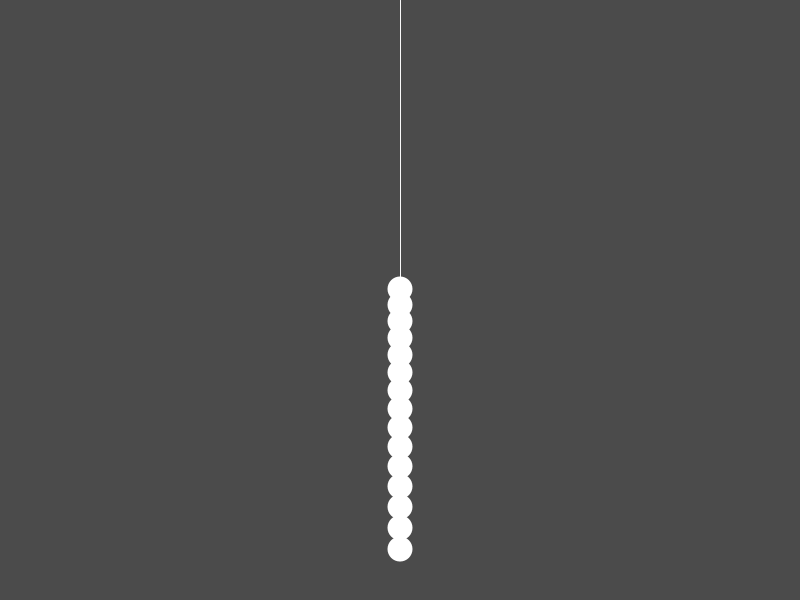
Frame 1 (no input)
Frame 60 (the mouse pressed at the canvas centre just before this capture): identical to frame 1, image omitted
Frame 120 (the mouse held since frame 60 and released just before this capture): identical to frame 1, image omitted

The Processing sketch that drew this single still picture (run headless with seeded random() and noise(); from frame 60 on, the mouse is pressed at the canvas centre):

// Processing sketch: processing_164478
// ── processing_164478.pde

//ICM - Week 4
//Craig Pickard, September 2014
//mathematical equations taken from 
//the pendulum class is for the most part adapted from Daniel Shiffmans 2005 example,
//but has been updating using PVectors.


//the program begins with the angle to the vertical, for each pendulum,
//equal to zero. Manually drag any of the pendulums to the desired starting angle

//notes for future versions:
// >> show counter for number of cycles of each pendulum
// display angle on screen as pendulums are lifted


Pendulum[] pendulums = new Pendulum[15]; //create an array of 15 pendulum objects
float gravity = 0.15; //set the gravitational constant
//float longestLength = 30; // set the length of the longest arm
float oscillations = 51; //set the number of oscillations the shortest pendulum completes
float cycle = 30; //number of seconds to complete a cycle
float frequency;


void setup(){
  size(800,600);
  smooth();
  
  //initialise the array of pendulum objects.  The second parameter of the new Pendulum
  //PVector sets the length each pendulum's arm.  The length of the  arm is a function of
  //the pendulum's frequency (This is what I'm having trouble with). So far I've got
  //Li = L(L/L + i)*(L/L + i), where L is the length of the longest arm. Which I derived from
 // the explanation found at- http://www.arborsci.com/cool/pendulum-wave-seems-like-magic-but-its-physics
  for(int i = 0; i < pendulums.length; i++){
    
    //L = frequency*frequency*gravity/4*PI*PI
    
    float thisFrequency = (oscillations-i)/cycle;
    float thisLength = (thisFrequency*thisFrequency*gravity)/(4*PI*PI);
    //float mappedLength = map(thisFrequency,0.004816274, 0.009150569, 0, height);
    
    pendulums[i] = new Pendulum(new PVector(width/2,0), thisLength*50000 ,gravity);
  //println("freq: " + thisFrequency, "length: " + thisLength);
  println(pendulums[i]);
}


}

  void draw(){
background(75);
for (int i = 0; i < pendulums.length; i++){
pendulums[i].move();
}
  }
  
  void mousePressed(){
    for (int i = 0; i < pendulums.length; i++){
    pendulums[i].clicked(mouseX,mouseY);
    
    //this conditional statement allows you to lift a single pendulum
    //and all of the others move in the same line
    if(pendulums[i].lifting = true){
    pendulums[i].angle = pendulums[i].angle;
    }
  }
  }
  
  void mouseReleased(){
    //this function releases the pendulum when the mouse button is released
    for (int i = 0; i < pendulums.length; i++){
    pendulums[i].stopLifting();
    //reset the pendulum's angular velocity and acceleration to 0
    //to prevent eratic behaviour of pendulums
    pendulums[i].angularVelocity = 0.0f;
    pendulums[i].angularAcceleration = 0.0f;
    
  }
  }
  
  
class Pendulum {

  PVector position; //position of pendulum ball in 2d space
  PVector connectionPoint; //connecting point of pendulum arm (ie the ceiling)
  float period; //how long it takes to swing back and forth (measured in seconds)
  float frequency; //number of back-and-forth swings in a second
  float rodLength; // length of the pendulum's rod
  float gravity; //force of gravity
  float angle; //starting angle (from the vertical) of swing
  float angularVelocity; //the change in angle over time
  float angularAcceleration; //the change in angular velocity over time
  float diam; //diamter of the pendulum head
  float c; //fill colour of pendulum
  float airFriction; //an artificial variable to simulate air friction so the pendulums slow down over time
  boolean lifting = false;


  // period = 1/frequency and frequency = 1/period
  // period = 2*PI*sqrt(rodLength/gravity);
  // frequency = (sqrt(gravity/rodLength))/2*PI;
  // rodLength = gravity / (4*PI*PI*frequency*frequency);
  // velocity = sqrt((2*gravity*rodLength*(1-cos(angle))));


  Pendulum(PVector tempConnectionPoint, float tempRodLength, float tempGravity) {

    connectionPoint = tempConnectionPoint.get();
    rodLength = tempRodLength;
    gravity = tempGravity;
    angle = 0; //set initial angle to zero so that the pendulums are stationary at start of sketch


   float x = rodLength*sin(angle);
    float y = rodLength*cos(angle);

    position = new PVector(connectionPoint.x, connectionPoint.y);
    angularVelocity = 0.0f;
    angularAcceleration = 0.0f;
    airFriction = 0.9999f; //the angularVelocity changes by this factor
    diam = 25.0f; //set diameter of pendulum
  }

  //methods

  void move() {
    display();
    lift();
    render();
  }

  void display() {
    if (!lifting) {
      angularAcceleration = (-1 * gravity / rodLength) * sin(angle); //angularAcceleration is determined by the ratio of gravity to rodLength
      angularVelocity += angularAcceleration; //the rate of change of angular velocity is determined by angularAcceleration
      angularVelocity *= airFriction; //reduce angular velocity by a factor determined by airFriction
      angle += angularVelocity; //change the angle at a rate set by angularVelocity
    }
    position.set(rodLength*sin(angle), rodLength*cos(angle));
    position.add(connectionPoint);
  }

  void render() {
    stroke(255, 50);
    //draw the rod
    line(connectionPoint.x, connectionPoint.y, position.x, position.y);
    ellipseMode(CENTER);
 

    //   fill(200);
    // if (lifting) {
    //fill(50,100);
    noStroke();
  
      ellipse(position.x, position.y, diam, diam);
      //  }
    }
 
  void clicked(int mx, int my) {
    float d = dist(mx, my, position.x, position.y);
    if (d < diam/2) {
      lifting = true;
    }
    println(d);
  }

  void stopLifting() {
    lifting = false;
  }

  void lift() {
    if (lifting) {
      PVector diff = PVector.sub(connectionPoint, new PVector(mouseX, mouseY));
      angle = atan2(-1*diff.y, diff.x) - radians(90);
    }
  }
}
